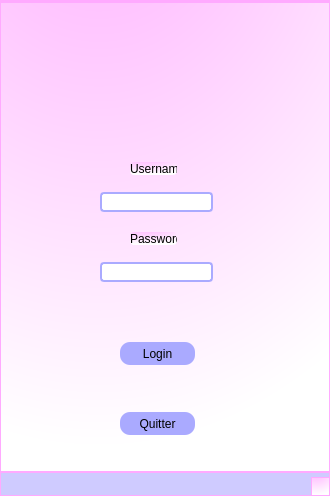
<?xml version="1.0" encoding="UTF-8"?>
<ui version="4.0">
 <class>MainWindow</class>
 <widget class="QMainWindow" name="MainWindow">
  <property name="geometry">
   <rect>
    <x>0</x>
    <y>0</y>
    <width>330</width>
    <height>496</height>
   </rect>
  </property>
  <property name="windowTitle">
   <string>MainWindow</string>
  </property>
  <property name="styleSheet">
   <string notr="true">QStatusBar {
    background-color: rgb(207, 203, 255);
}
QPushButton
{
  border: 0px white;
  border-radius: 10px;
  padding: 0 8px;
  background: rgb(170, 170, 255);
}
QComboBox {
    border: 1px solid rgb(170, 170, 255);
    border-radius: 3px;
    padding: 1px 18px 1px 3px;
    min-width: 6em;
}
QTableView {
    selection-background-color: qlineargradient(x1: 0, y1: 0, x2: 0, y2: 0,
                                stop: 0 #FF92BB, stop: 1 white);
border:0.5px;
}
QLineEdit { background-color: white;
border: 2px solid rgb(170, 170, 255);
    border-radius: 4px; }

QFrame {
    border: 2px solid rgb(170, 170, 255);
    border-radius: 4px;
    padding: 2px;
    background-image: url(images/welcome.png);
}
 QLabel{
    border:0px;
    border-radius: 4px;
    padding: 0px;
    background-image: url(images/welcome.png);
}


QStatusBar {
    background-color: rgb(207, 203, 255);
}

QStatusBar::item {
    border: 1px solid red;
    border-radius: 3px;
}



/************************************************/
QTabWidget::pane { /* The tab widget frame */
    border-top: 2px solid #ced1ff;
background-color:black;
}


/* Style the tab using the tab sub-control. Note that
    it reads QTabBar _not_ QTabWidget */
QTabWidget::pane { /* The tab widget frame */
    border-top: 2px solid #ced1ff;
}

QTabWidget::tab-bar {
    left: 10px; /* move to the right by 5px */
}

/* Style the tab using the tab sub-control. Note that
    it reads QTabBar _not_ QTabWidget */
QTabBar::tab {
    background:rgb(194, 194, 255);
    border: 1px solid #ced1ff;
    border-bottom-color: #C2C7CB; /* same as the pane color */
    border-top-left-radius: 4px;
    border-top-right-radius: 4px;
    min-width: 8ex;
    padding: 2px;
}

QTabBar::tab:selected, QTabBar::tab:hover {
    background: qlineargradient(x1: 0, y1: 0, x2: 0, y2: 1,
                                stop: 0 #fafafa, stop: 0.4 #f4f4f4,
                                stop: 0.5 #e7e7e7, stop: 1.0 #fafafa);
}



QTabBar::tab:!selected {
    margin-top: 2px; /* make non-selected tabs look smaller */
}



/*********************************/


































* {   background: qradialgradient(cx: 0.3, cy: -0.4, fx: 0.3, fy: -0.4, radius: 1.35, stop: 0 #ffaaff, stop: 1  rgb(255,255, 255));   color: rgb(0,0, 0);   border: 1px solid #ffaaff; }
/** {   background-color: rgb(255, 215, 255);   color: rgb(0,0, 0);   border: 1px solid #ffaaff; }*/
</string>
  </property>
  <widget class="QWidget" name="centralwidget">
   <widget class="QLabel" name="label">
    <property name="geometry">
     <rect>
      <x>130</x>
      <y>160</y>
      <width>47</width>
      <height>13</height>
     </rect>
    </property>
    <property name="text">
     <string>Username</string>
    </property>
   </widget>
   <widget class="QLabel" name="label_2">
    <property name="geometry">
     <rect>
      <x>130</x>
      <y>230</y>
      <width>47</width>
      <height>13</height>
     </rect>
    </property>
    <property name="text">
     <string>Password</string>
    </property>
   </widget>
   <widget class="QLineEdit" name="lineEdit">
    <property name="geometry">
     <rect>
      <x>100</x>
      <y>190</y>
      <width>113</width>
      <height>20</height>
     </rect>
    </property>
   </widget>
   <widget class="QLineEdit" name="lineEdit_2">
    <property name="geometry">
     <rect>
      <x>100</x>
      <y>260</y>
      <width>113</width>
      <height>20</height>
     </rect>
    </property>
   </widget>
   <widget class="QPushButton" name="pushButton">
    <property name="geometry">
     <rect>
      <x>120</x>
      <y>340</y>
      <width>75</width>
      <height>23</height>
     </rect>
    </property>
    <property name="text">
     <string>Login</string>
    </property>
   </widget>
   <widget class="QPushButton" name="pushButton_2">
    <property name="geometry">
     <rect>
      <x>120</x>
      <y>410</y>
      <width>75</width>
      <height>23</height>
     </rect>
    </property>
    <property name="text">
     <string>Quitter</string>
    </property>
   </widget>
  </widget>
  <widget class="QMenuBar" name="menubar">
   <property name="geometry">
    <rect>
     <x>0</x>
     <y>0</y>
     <width>330</width>
     <height>23</height>
    </rect>
   </property>
  </widget>
  <widget class="QStatusBar" name="statusbar"/>
 </widget>
 <resources/>
 <connections>
  <connection>
   <sender>pushButton_2</sender>
   <signal>clicked()</signal>
   <receiver>MainWindow</receiver>
   <slot>close()</slot>
   <hints>
    <hint type="sourcelabel">
     <x>160</x>
     <y>443</y>
    </hint>
    <hint type="destinationlabel">
     <x>394</x>
     <y>403</y>
    </hint>
   </hints>
  </connection>
 </connections>
</ui>
